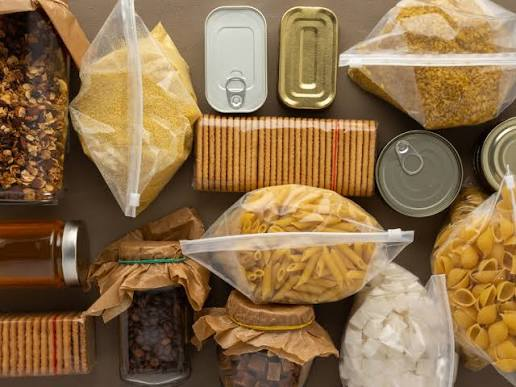
#> input picture OpenCV/Assessments/Section - B/Task - 3/food_packaging.jpg, 516 x 387 px
$ jupyter execute task_3.ipynb
#> lines starting #> are read from the running program, lines starting #| are printed output that depends on the picture; after the words box and inside, x2 and y2 are one past the last pixel; in counts of white or black regions, pixels touching at a corner belong together
### Task 3: Packaging Label Transformer and Edge Scanner

#### Build a program that normalises a food packaging label image through a chain of transformations and then highlights its edges for OCR readiness.

* **Requirement 1:** Load a food packaging image, rotate it 90 degrees clockwise using cv2.getRotationMatrix2D() and cv2.warpAffine(), then crop the lower-right quadrant of the rotated result using NumPy slicing.

[cell 1]
import cv2

[cell 2]
img = cv2.imread('food_packaging.jpg')
#> img is the input picture: shape (387, 516, 3); mean B, G, R 73.7, 111.1, 140.8
h, w = img.shape[:2]
#> h = 387; w = 516

[cell 3]
M = cv2.getRotationMatrix2D((w // 2, h // 2), -90, 1.0)
rotated = cv2.warpAffine(img, M, (w, h))
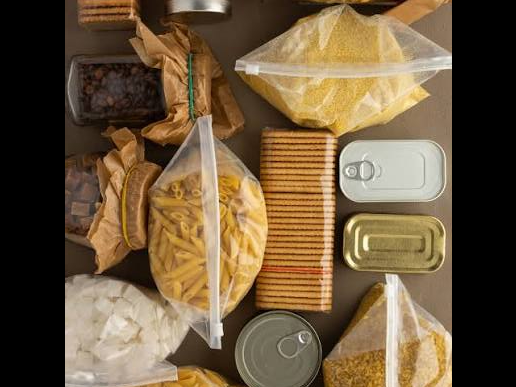
#> rotated: shape (387, 516, 3); mean B, G, R 60.9, 88.3, 109.1

* **Requirement 2:** Flip the cropped region horizontally using cv2.flip() and display the result after each step — rotate, crop, and flip — in three separate named windows labelled clearly.

[cell 4]
rh, rw = rotated.shape[:2]
#> rh = 387; rw = 516
cropped = rotated[rh // 2: rh, rw // 2: rw]
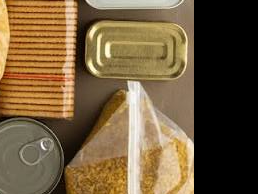
#> cropped: shape (194, 258, 3); mean B, G, R 60.4, 91.4, 113.4

[cell 5]
flipped = cv2.flip(cropped, 1)
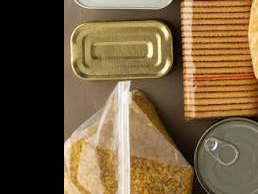
#> flipped: shape (194, 258, 3); mean B, G, R 60.4, 91.4, 113.4

[cell 6]
cv2.imshow("1 - Rotated", rotated)
cv2.imshow("2 - Cropped", cropped)
cv2.imshow("3 - Flipped", flipped)
cv2.waitKey(0)
cv2.destroyAllWindows()

* **Requirement 3:** Apply a Gaussian blur (kernel size 5×5, sigmaX=0) to the final flipped image using cv2.GaussianBlur() to suppress noise before edge analysis.

[cell 7]
blurred = cv2.GaussianBlur(flipped, (5, 5), 0)
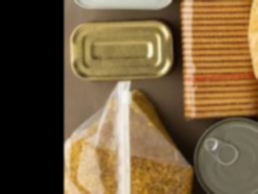
#> blurred: shape (194, 258, 3); mean B, G, R 60.4, 91.4, 113.4
cv2.imshow("Gaussian Blur Image", blurred)
cv2.waitKey(0)
cv2.destroyAllWindows()

* **Requirement 4:** Run Canny edge detection on the blurred image using cv2.Canny() with threshold values of your choice, display the edge map in a window titled 'Label Edges', and save it as label_edges.jpg.

[cell 8]
edges = cv2.Canny(blurred, 50, 150)
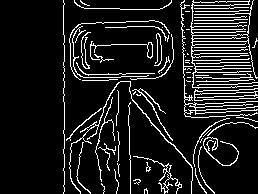
#> edges: shape (194, 258); 11.5% white in thin lines or dots, all inside (x1, y1, x2, y2) = (63, 0, 258, 194)
cv2.imshow("Label Edges", edges)
cv2.waitKey(0)
cv2.destroyAllWindows()
